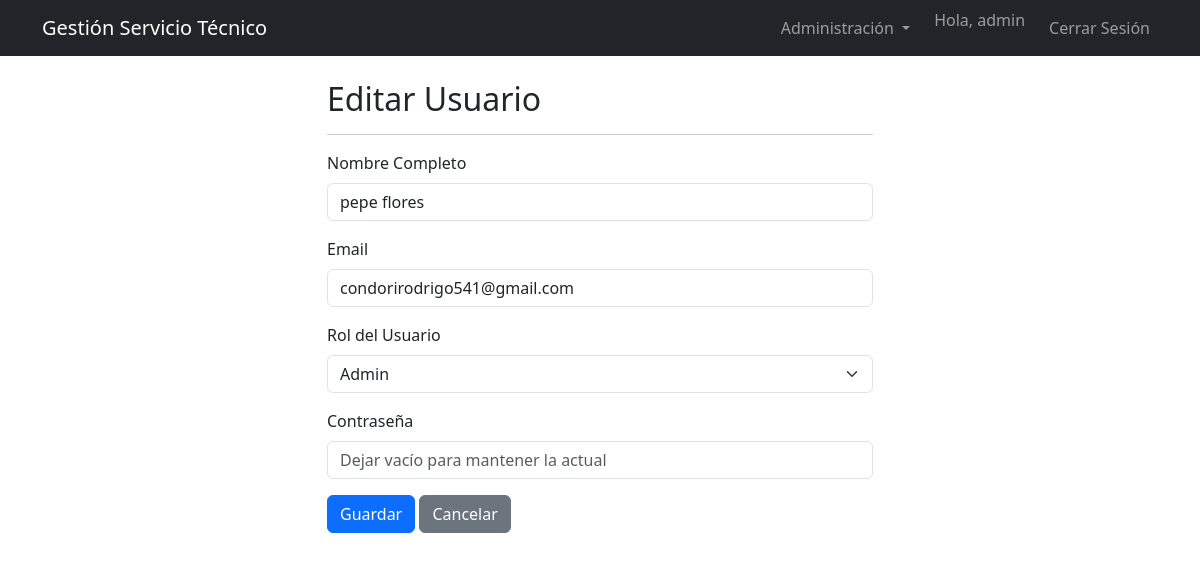
Page /usuarios/editar/2 (signed in) on the committed database.
### models.py (models this page shows, shortened)
class Usuario(db.Model, UserMixin):
    __tablename__ = 'usuarios'
    id = db.Column(db.Integer, primary_key=True)
    email = db.Column(db.String(120), unique=True, nullable=False, index=True)
    password_hash = db.Column(db.String(128), nullable=False)
    nombre = db.Column(db.String(100), nullable=False)
    rol_id = db.Column(db.Integer, db.ForeignKey('roles.id'), nullable=False)
    ordenes_asignadas = db.relationship('Orden', backref='tecnico', lazy='dynamic')

### blueprints/usuarios.py (the view, shortened to what this page needs)
@usuarios_bp.route('/usuarios/editar/<int:id>', methods=['GET', 'POST'])
@login_required
@admin_required
def editar_usuario(id):
    usuario = Usuario.query.get_or_404(id)
    form = UsuarioForm(obj=usuario)
    form.rol.choices = [(r.id, r.nombre) for r in Rol.query.all()]
    return render_template('usuarios_form.html', form=form, titulo='Editar Usuario')

### forms.py
class UsuarioForm(FlaskForm):
    nombre = StringField('Nombre Completo',
                         validators=[DataRequired(), Length(min=3, max=100)])
    email = StringField('Email',
                        validators=[DataRequired(), Email()])
    password = PasswordField('Contraseña',
                             validators=[Optional(), Length(min=6)])
    rol = SelectField('Rol del Usuario', coerce=int,
                      validators=[DataRequired()])
    submit = SubmitField('Guardar Usuario')

### app.py (called while the page is built)
@login_manager.user_loader
def load_user(user_id):
    return Usuario.query.get(int(user_id))

### extensions.py (called while the page is built)
def admin_required(f):
    @wraps(f)
    def decorated_function(*args, **kwargs):
        if not current_user.is_authenticated or current_user.rol.nombre != 'Admin':
            flash('Acceso denegado. Se requieren permisos de Administrador.', 'danger')
            return redirect(url_for('index'))
        return f(*args, **kwargs)
    return decorated_function

### templates/usuarios_form.html (shortened to what this page needs)
{% extends 'base.html' %}
{% block content %}
<div class="row">
    <div class="col-md-6 offset-md-3">
        <h2>{{ titulo }}</h2>
        <hr>
        <form method="POST" novalidate>
            <div class="mb-3">
                {{ form.nombre.label(class="form-label") }}
                {{ form.nombre(class="form-control") }}
            </div>
            <div class="mb-3">
                {{ form.email.label(class="form-label") }}
                {{ form.email(class="form-control") }}
            </div>
            <div class="mb-3">
                {{ form.rol.label(class="form-label") }}
                {{ form.rol(class="form-select") }}
            </div>
            <div class="mb-3">
                {{ form.password.label(class="form-label") }}
                {{ form.password(class="form-control", placeholder="Dejar vacío para mantener la actual") }}
            </div>
            <button type="submit" class="btn btn-primary">Guardar</button>
            <a href="{{ url_for('usuarios.listar_usuarios') }}" class="btn btn-secondary">Cancelar</a>
        </form>
    </div>
</div>
{% endblock %}

### templates/base.html (shortened to what this page needs)
<!doctype html>
<html lang="es">
  <head>
    <link href="https://cdn.jsdelivr.net/npm/bootstrap@5.3.2/dist/css/bootstrap.min.css" rel="stylesheet">
  </head>
  <body>
    <nav class="navbar navbar-expand-lg navbar-dark bg-dark">
      <div class="container">
        <a class="navbar-brand" href="{{ url_for('index') }}">Gestión Servicio Técnico</a>
        <div class="collapse navbar-collapse" id="navbarNav">
          <ul class="navbar-nav ms-auto">
            {% if current_user.is_authenticated %}
              <li class="nav-item dropdown me-3">
                <a class="nav-link dropdown-toggle" href="#" role="button" data-bs-toggle="dropdown" aria-expanded="false">
                  Administración
                </a>
              </li>
              <li class="nav-item">
                <span class="navbar-text me-3">
                  Hola, {{ current_user.nombre }}
                </span>
              </li>
              <li class="nav-item">
                <a class="nav-link" href="{{ url_for('auth.logout') }}">Cerrar Sesión</a>
              </li>
            {% else %}
              <li class="nav-item">
                <a class="nav-link" href="{{ url_for('auth.login') }}">Iniciar Sesión</a>
              </li>
            {% endif %}
          </ul>
        </div>
      </div>
    </nav>
    <div class="container mt-4">
      {% block content %}
      {% endblock %}
    </div>
  </body>
</html>

### rows in the picture
Usuario: nombre "admin"
Usuario: nombre "pepe flores", email "condorirodrigo541@gmail.com", rol "Admin"

### other values in the picture
{{ titulo }} "Editar Usuario"
